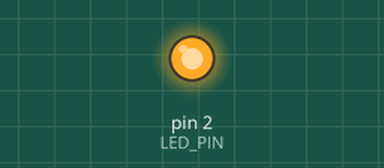
Bench run of a sketch on a simulated Arduino Uno, built with avr-gcc and run on an emulated ATmega328P. On the bench: output pins drawn as LEDs (lit = HIGH).

Above: at 0.05 s.
Timing chart, 0 to 3.0 s (numbered marks = the images above):
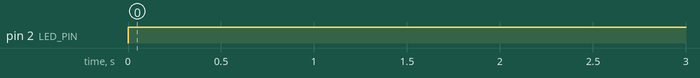

The sketch:

digital_IO.ino
```cpp
const int LED_PIN = 2;

void setup() {
  // put your setup code here, to run once:
  pinMode(LED_PIN, OUTPUT);
}

void loop() {
  // put your main code here, to run repeatedly:
  digitalWrite(LED_PIN, HIGH);
  delay(2000);
  digitalWrite(LED_PIN, LOW);

}
```

Measured:
- by itself, pin 2 (LED_PIN): LOW → HIGH at 0.00 s
